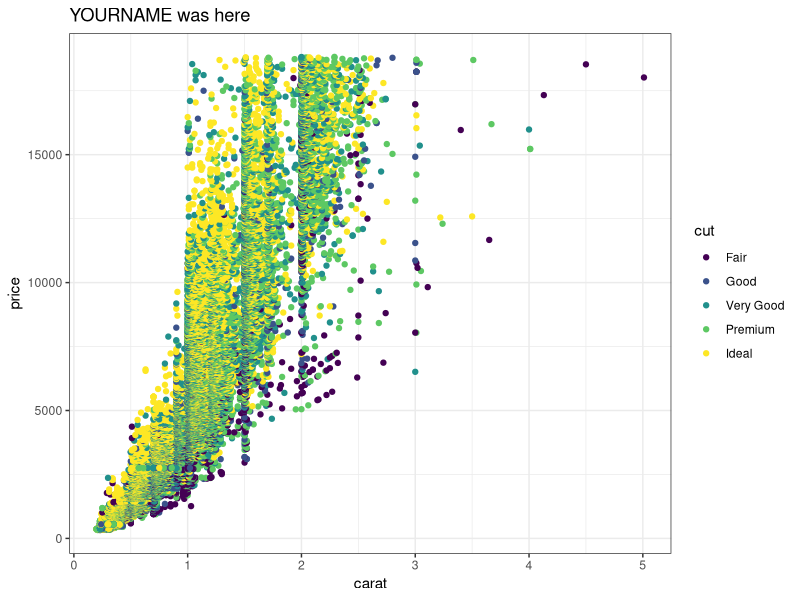
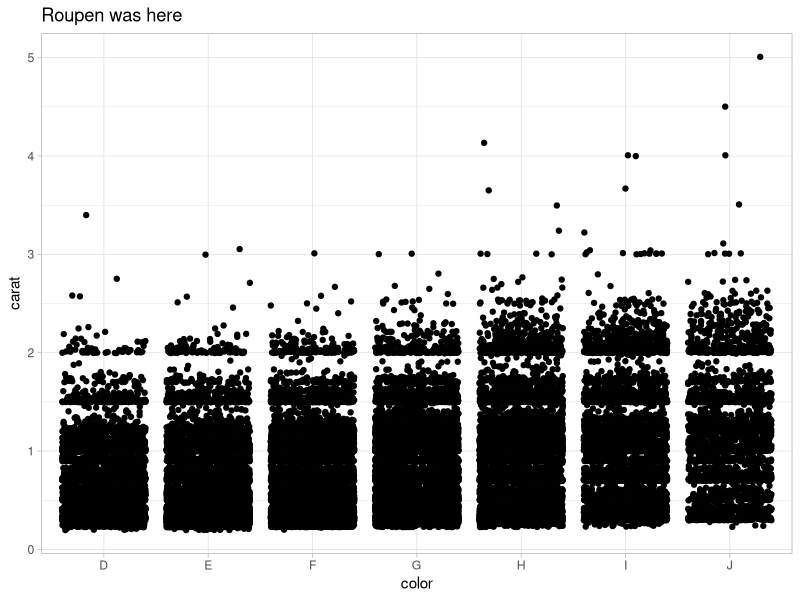
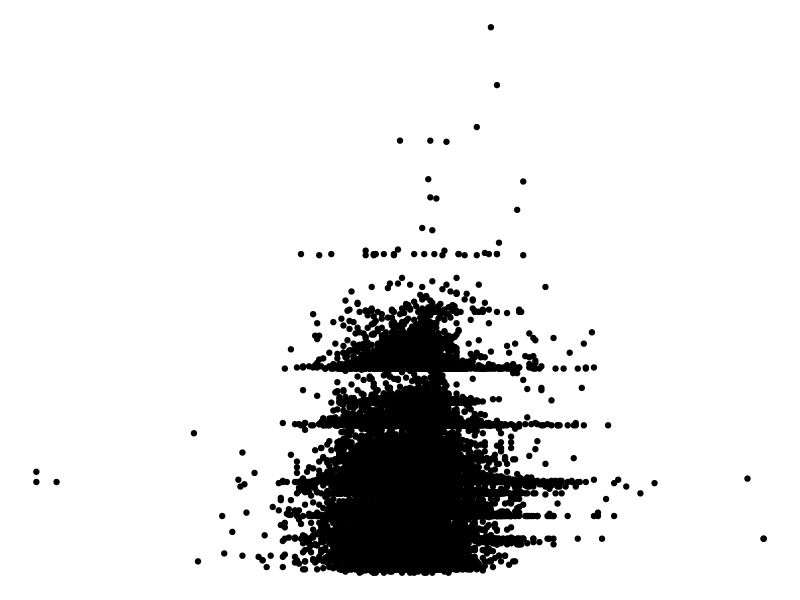

These figures' R source, in order:
## ---- chunk 1
knitr::opts_chunk$set(echo = TRUE)
library(tidyverse)
## ---- chunk 2
# Partner 1: 
# Run the code below to see the original graph
# Change the code below to make the point color change based on 'cut', and update the theme to theme_bw(). Update the title to include your first name. 

ggplot(data = diamonds, aes(x = carat, y = price)) +
  geom_point(aes(color = cut)) +
  theme_bw() +
  labs(title = "YOURNAME was here")
## ---- chunk 3
# Partner 2: 
# Run the code below to see the original graph
# Change the code below to make the geom a geom_jitter, and update the theme to theme_light. Update the title to include your first name. 

ggplot(data = diamonds, aes(x = color, y = carat)) +
  geom_jitter() +
  theme_light() +
  labs(title = "Roupen was here")
## ---- chunk 4
ggplot(data = diamonds, aes(x = depth, y = carat)) +
  geom_point() +
  theme_void()
## ---- chunk 5
